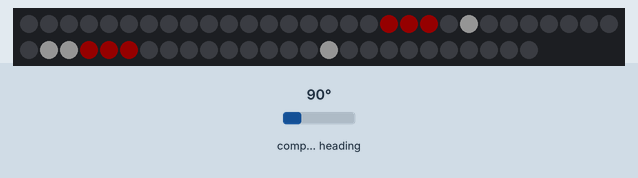
Recording of a sketch running on a simulated Arduino Uno, built with avr-gcc and run on an emulated ATmega328P. On the bench: 56 RGB LEDs in strip order, left to right, continuing on the next row. The test bench sets the inputs (shaded band); at power-on: compass heading 90°. Dim RGB values are drawn brighter than linear; what the sketch prints to the serial monitor is not drawn.

Above: at 1.3 s.
1.4 s: compass heading set to 7°
At 1.51 s:
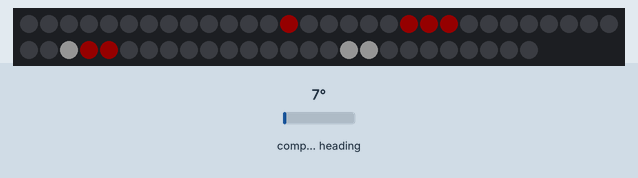
3.0 s: compass heading set to 180°
At 4.5 s:
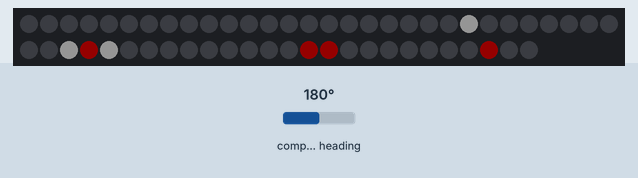
4.8 s: compass heading set to 269°
At 4.98 s:
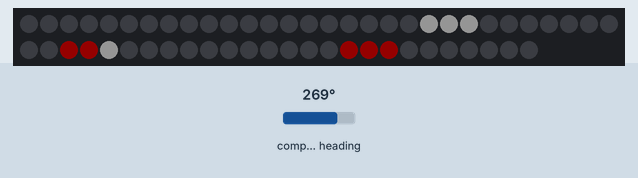
Timing chart, 0 to 7.8 s (numbered marks = the images above; inputs shaded):
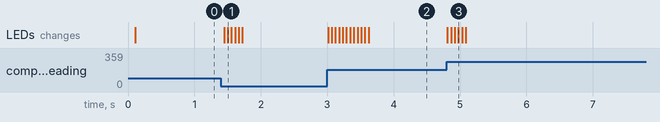

Measured:
- after the input at 1.4 s, the LEDs: first change after 0.05 s (image 1 shows a later state)
- after the input at 3.0 s, the LEDs: first change at once (image 2 shows a later state)
- after the input at 4.8 s, the LEDs: first change at once (image 3 shows a later state)

The sketch:

mag_led_render.ino
```cpp
#include <QMC5883LCompass.h>
#include <Adafruit_NeoPixel.h>

// ─────────────────────────────────────────
// LED SETUP
// ─────────────────────────────────────────
#define LED_PIN     9
#define LED_COUNT   56
#define BRIGHTNESS  20

Adafruit_NeoPixel strip(LED_COUNT, LED_PIN, NEO_GRB + NEO_KHZ800);

// ─────────────────────────────────────────
// COLOR DEFINITIONS
// ─────────────────────────────────────────
#define RED      strip.Color(255, 0,   0)
// #define DARK_RED strip.Color(201, 24,  40)
#define DARK_RED strip.Color(255, 0,   0)
#define WHITE    strip.Color(255, 255, 255)
#define OFF      0

// ─────────────────────────────────────────
// LED STATE STRUCT
// ─────────────────────────────────────────
struct LEDState {
    int index;
    uint32_t color;
};

// ─────────────────────────────────────────
// PAGE DEFINITIONS
// ─────────────────────────────────────────
LEDState page0[] = {
    {10,  RED},
    {22,  RED},
    {33,  RED},
    {34,  WHITE},
    {32,  WHITE},
    {45,  WHITE}
};

LEDState page1[] = {
    {9,   RED},
    {23,  RED},
    {22,  RED},
    {33,  RED},
    {34,  WHITE},
    {32,  WHITE},
    {45,  WHITE}
};

LEDState page2[] = {
    {8,   RED},
    {9,   RED},
    {22,  RED},
    {23,  RED},
    {33,  RED},
    {34,  WHITE},
    {32,  WHITE},
    {45,  WHITE},
    {44,  WHITE}
};

LEDState page3[] = {
    {33,  RED},
    {32,  DARK_RED},
    {23,  RED},
    {24,  DARK_RED},
    {8,   RED},
    {7,   DARK_RED},
    {34,  WHITE},
    {44,  WHITE}
};

LEDState page4[] = {
    {33,  RED},
    {32,  DARK_RED},
    {25,  DARK_RED},
    {24,  RED},
    {23,  RED},
    {34,  WHITE},
    {44,  WHITE},
    {43,  WHITE}
};

LEDState page5[] = {
    {23,  RED},
    {24,  RED},
    {25,  RED},
    {26,  DARK_RED},
    {33,  RED},
    {32,  DARK_RED},
    {34,  WHITE},
    {43,  WHITE},
    {44,  WHITE}
};

LEDState page6[] = {
    {26,  RED},
    {25,  RED},
    {24,  RED},
    {31,  DARK_RED},
    {32,  RED},
    {33,  RED},
    {22,  WHITE},
    {34,  WHITE},
    {35,  WHITE},
    {45,  WHITE}
};

LEDState page7[] = {
    {29,  RED},
    {30,  RED},
    {31,  RED},
    {32,  RED},
    {33,  RED},
    {22,  WHITE},
    {34,  WHITE},
    {35,  WHITE},
    {45,  WHITE}
};

LEDState page8[] = {
    {33,  RED},
    {32,  RED},
    {47,  RED},
    {48,  RED},
    {46,  DARK_RED},
    {20,  WHITE},
    {21,  WHITE},
    {34,  WHITE}
};

LEDState page9[] = {
    {33,  RED},
    {32,  RED},
    {46,  RED},
    {47,  RED},
    {48,  DARK_RED},
    {21,  WHITE},
    {20,  WHITE},
    {34,  WHITE},
    {22,  WHITE}
};

LEDState page10[] = {
    {33,  RED},
    {32,  RED},
    {47,  RED},
    {46,  DARK_RED},
    {50,  DARK_RED},
    {22,  WHITE},
    {21,  WHITE},
    {34,  WHITE}
};

LEDState page11[] = {
    {33,  RED},
    {46,  RED},
    {50,  RED},
    {45,  DARK_RED},
    {51,  DARK_RED},
    {21,  WHITE},
    {22,  WHITE},
    {34,  WHITE},
    {32,  WHITE}
};

LEDState page12[] = {
    {22,  WHITE},
    {32,  WHITE},
    {34,  WHITE},
    {33,  RED},
    {45,  RED},
    {52,  DARK_RED}
};

LEDState page13[] = {
    {22,  WHITE},
    {32,  WHITE},
    {34,  WHITE},
    {33,  RED},
    {45,  DARK_RED},
    {44,  RED},
    {53,  RED}
};

LEDState page14[] = {
    {33,  RED},
    {34,  RED},
    {43,  RED},
    {44,  DARK_RED},
    {55,  RED},
    {54,  DARK_RED},
    {32,  WHITE},
    {23,  WHITE}
};

LEDState page15[] = {
    {33,  RED},
    {34,  RED},
    {35,  DARK_RED},
    {43,  RED},
    {44,  DARK_RED},
    {42,  RED},
    {55,  DARK_RED},
    {32,  WHITE},
    {23,  WHITE},
    {24,  WHITE}
};

LEDState page16[] = {
    {33,  RED},
    {34,  RED},
    {35,  DARK_RED},
    {43,  RED},
    {44,  DARK_RED},
    {42,  RED},
    {41,  RED},
    {32,  WHITE},
    {23,  WHITE},
    {24,  WHITE}
};

LEDState page17[] = {
    {33,  RED},
    {34,  RED},
    {35,  RED},
    {43,  DARK_RED},
    {42,  RED},
    {41,  RED},
    {22,  WHITE},
    {32,  WHITE},
    {31,  WHITE},
    {45,  WHITE}
};

LEDState page18[] = {
    {33,  RED},
    {34,  RED},
    {35,  RED},
    {36,  RED},
    {37,  RED},
    {38,  DARK_RED},
    {22,  WHITE},
    {32,  WHITE},
    {31,  WHITE},
    {45,  WHITE}
};

LEDState page19[] = {
    {33,  RED},
    {34,  RED},
    {35,  DARK_RED},
    {20,  RED},
    {19,  RED},
    {18,  RED},
    {22,  WHITE},
    {32,  WHITE},
    {31,  WHITE},
    {45,  WHITE}
};

LEDState page20[] = {
    {33,  RED},
    {34,  DARK_RED},
    {21,  RED},
    {20,  RED},
    {19,  RED},
    {18,  RED},
    {32,  WHITE},
    {46,  WHITE},
    {47,  WHITE}
};

LEDState page21[] = {
    {33,  RED},
    {34,  DARK_RED},
    {21,  RED},
    {20,  RED},
    {19,  DARK_RED},
    {13,  RED},
    {32,  WHITE},
    {46,  WHITE},
    {47,  WHITE}
};

LEDState page22[] = {
    {33,  RED},
    {34,  DARK_RED},
    {21,  RED},
    {20,  RED},
    {12,  RED},
    {13,  RED},
    {32,  WHITE},
    {46,  WHITE},
    {47,  WHITE}
};

LEDState page23[] = {
    {12,  RED},
    {11,  RED},
    {21,  RED},
    {22,  RED},
    {33,  RED},
    {32,  WHITE},
    {46,  WHITE},
    {45,  WHITE},
    {34,  WHITE}
};

LEDState page24[] = {
    {11,  RED},
    {21,  RED},
    {22,  RED},
    {33,  RED},
    {32,  WHITE},
    {45,  WHITE},
    {34,  WHITE}
};

// ─────────────────────────────────────────
// PAGE REGISTRY
// ─────────────────────────────────────────
LEDState* pages[] = {
    page0,  page1,  page2,  page3,  page4,
    page5,  page6,  page7,  page8,  page9,
    page10, page11, page12, page13, page14,
    page15, page16, page17, page18, page19,
    page20, page21, page22, page23, page24
};

int pageSizes[] = {
    sizeof(page0)  / sizeof(page0[0]),
    sizeof(page1)  / sizeof(page1[0]),
    sizeof(page2)  / sizeof(page2[0]),
    sizeof(page3)  / sizeof(page3[0]),
    sizeof(page4)  / sizeof(page4[0]),
    sizeof(page5)  / sizeof(page5[0]),
    sizeof(page6)  / sizeof(page6[0]),
    sizeof(page7)  / sizeof(page7[0]),
    sizeof(page8)  / sizeof(page8[0]),
    sizeof(page9)  / sizeof(page9[0]),
    sizeof(page10) / sizeof(page10[0]),
    sizeof(page11) / sizeof(page11[0]),
    sizeof(page12) / sizeof(page12[0]),
    sizeof(page13) / sizeof(page13[0]),
    sizeof(page14) / sizeof(page14[0]),
    sizeof(page15) / sizeof(page15[0]),
    sizeof(page16) / sizeof(page16[0]),
    sizeof(page17) / sizeof(page17[0]),
    sizeof(page18) / sizeof(page18[0]),
    sizeof(page19) / sizeof(page19[0]),
    sizeof(page20) / sizeof(page20[0]),
    sizeof(page21) / sizeof(page21[0]),
    sizeof(page22) / sizeof(page22[0]),
    sizeof(page23) / sizeof(page23[0]),
    sizeof(page24) / sizeof(page24[0]),
};

// ─────────────────────────────────────────
// SHOW PAGE FUNCTION
// ─────────────────────────────────────────
void showPage(int pageIndex) {

    for (int i = 0; i < LED_COUNT; i++) {
        strip.setPixelColor(i, OFF);
    }

    LEDState* page = pages[pageIndex];
    int size = pageSizes[pageIndex];

    for (int i = 0; i < size; i++) {
        strip.setPixelColor(page[i].index, page[i].color);
    }

    strip.show();
}

// ─────────────────────────────────────────
// HEADING TO PAGE
// 360° / 25 pages = 14.4° per page
// Page 0 centered on North (0°)
// ─────────────────────────────────────────
int headingToPage(float heading) {

    // shift by half-page width
    heading += 7.2;

    // wrap around
    if (heading >= 360.0)
        heading -= 360.0;

    int page = (int)(heading / 14.4);

    // safety clamp
    if (page > 24) page = 24;
    if (page < 0)  page = 0;

    return page;
}

// ─────────────────────────────────────────
// COMPASS
// ─────────────────────────────────────────
QMC5883LCompass compass;

int lastPage = -1;
float PAGE_WIDTH = 14.4;
float HYSTERESIS = 0.0; // degrees

// ─────────────────────────────────────────
// SETUP
// ─────────────────────────────────────────
void setup() {

    Serial.begin(115200);

    strip.begin();
    strip.setBrightness(BRIGHTNESS);
    strip.show();

    compass.init();

    compass.setCalibrationOffsets(-279.00, 2503.00, 1727.00);
    compass.setCalibrationScales(1.16, 0.79, 1.14);


    delay(100);

    Serial.println("Compass ready");
}

// ─────────────────────────────────────────
// LOOP
// ─────────────────────────────────────────
void loop() {

    compass.read();

    int x = compass.getX();
    int y = compass.getY();

    float heading = atan2((float)y, (float)x) * 180.0 / PI;

    // reverse direction
    heading = 360.0 - heading;

    if (heading < 0)
        heading += 360.0;

    if (heading >= 360.0)
        heading -= 360.0;

    int page;

    // first run
    if (lastPage == -1) {

        page = headingToPage(heading);

    } else {

        page = lastPage;

        // center of current page
        float center = lastPage * PAGE_WIDTH;

        // compensate for centered north
        center -= 7.2;

        if (center < 0)
            center += 360.0;

        // signed shortest angular difference
        float diff = heading - center;

        if (diff > 180) diff -= 360;
        if (diff < -180) diff += 360;

        // hysteresis thresholds
        if (diff > (PAGE_WIDTH / 2 + HYSTERESIS)) {

            page = (lastPage + 1) % 25;

        } else if (diff < -(PAGE_WIDTH / 2 + HYSTERESIS)) {

            page = (lastPage - 1 + 25) % 25;
        }
    }

    // redraw only if page changed
    if (page != lastPage) {

        showPage(page);

        lastPage = page;

        Serial.print("Heading: ");
        Serial.print((int)heading);
        Serial.print((char)176);

        Serial.print("  Page: ");
        Serial.println(page);
    }

    delay(50);
}
```
